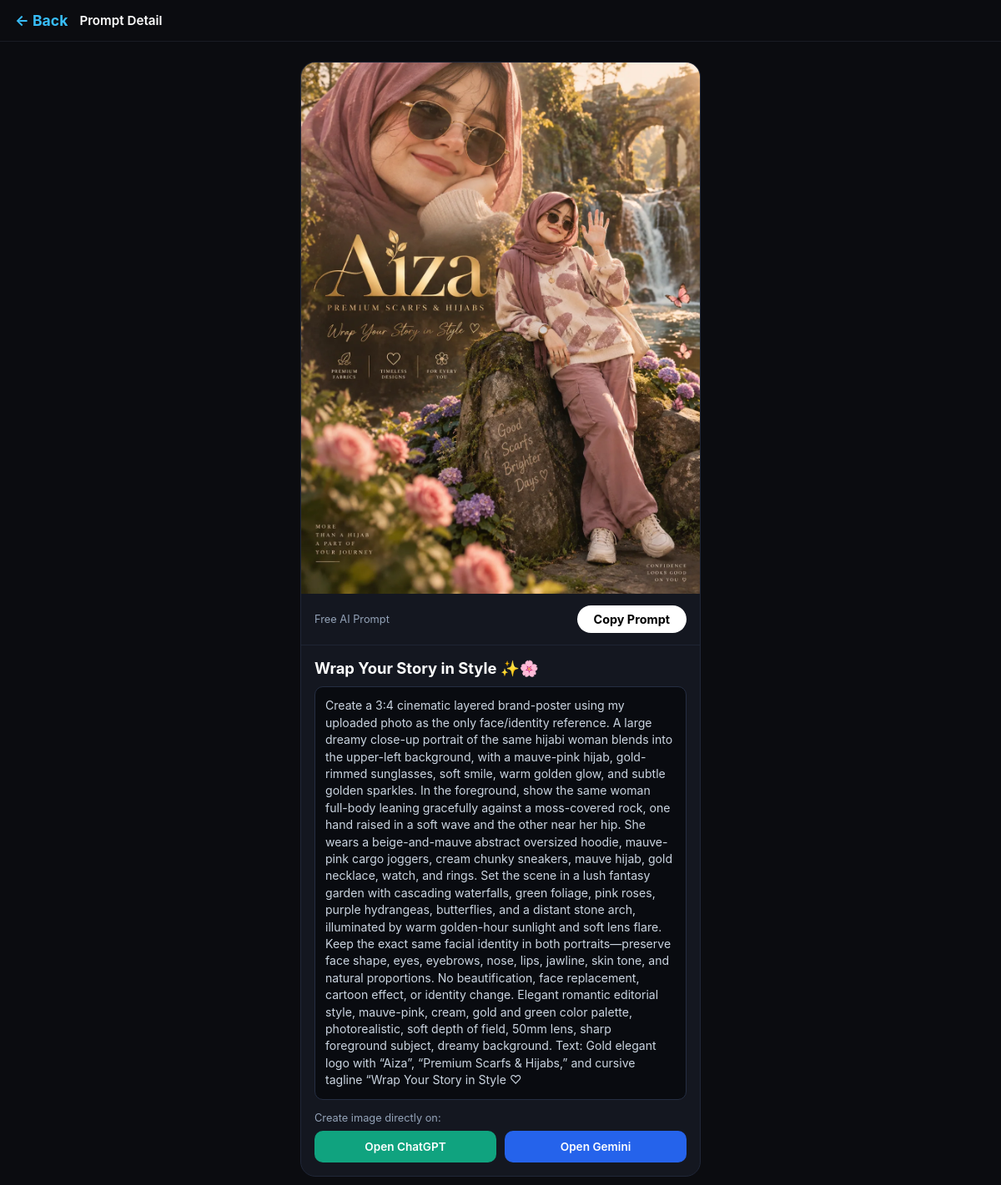
Page /view.php?id=1 on the committed database.
### tables this page shows
CREATE TABLE prompts (
    id INTEGER PRIMARY KEY AUTOINCREMENT,
    title TEXT NOT NULL,
    creator TEXT NOT NULL,
    prompt TEXT NOT NULL,
    image_url TEXT NOT NULL,
    likes INTEGER DEFAULT 0,
    comments INTEGER DEFAULT 0,
    shares INTEGER DEFAULT 0,
    created_at DATETIME DEFAULT CURRENT_TIMESTAMP
, category TEXT DEFAULT 'Trending Prompt');

### view.php (the view, shortened to what this page needs)
<?php
$db = new PDO('sqlite:' . __DIR__ . '/faymas.db');
$id = isset($_GET['id']) ? (int)$_GET['id'] : 0;
$stmt = $db->prepare("SELECT * FROM prompts WHERE id = ?");
$stmt->execute([$id]);
$item = $stmt->fetch(PDO::FETCH_ASSOC);
?>
<!DOCTYPE html>
<html lang="en">
<head>
</head>
<body>
    <header class="view-header">
        <a href="index.php" class="btn-back">&#8592; Back</a>
        <div style="font-size: 0.95rem; font-weight: 600;">Prompt Detail</div>
    </header>
    <div style="padding: 10px;">
        <div class="post-card">
            <img src="<?= htmlspecialchars($item['image_url']) ?>" alt="Prompt Image">
            <div class="action-bar">
                <span style="font-size:0.8rem; color:#94a3b8;">Free AI Prompt</span>
                <button class="btn-copy" onclick="copyPrompt()">Copy Prompt</button>
            </div>
            <div class="prompt-content">
                <div class="prompt-title"><?= htmlspecialchars($item['title']) ?></div>
                <div class="prompt-box" id="promptText"><?= htmlspecialchars($item['prompt']) ?></div>
                <div style="font-size: 0.8rem; color: #94a3b8; margin-bottom: 8px;">Create image directly on:</div>
                <div class="ai-buttons">
                    <a href="https://chatgpt.com" target="_blank" class="btn-ai chatgpt">Open ChatGPT</a>
                    <a href="https://gemini.google.com" target="_blank" class="btn-ai gemini">Open Gemini</a>
                </div>
            </div>
        </div>
    </div>
</body>
</html>

### view.php (style rules this page uses)
* { margin: 0; padding: 0; box-sizing: border-box; font-family: -apple-system, BlinkMacSystemFont, "Segoe UI", Roboto, sans-serif; }
body { background: #0b0c10; color: #fff; padding-bottom: 30px; }
.view-header { position: sticky; top: 0; background: rgba(11, 12, 16, 0.95); padding: 14px 18px; display: flex; align-items: center; border-bottom: 1px solid #1a1c23; z-index: 100; }
.btn-back { color: #38bdf8; text-decoration: none; font-size: 1.1rem; margin-right: 14px; font-weight: 700; }
.post-card { max-width: 480px; margin: 14px auto; background: #141720; border-radius: 18px; overflow: hidden; border: 1px solid #202738; }
.post-card img { width: 100%; display: block; }
.action-bar { display: flex; justify-content: space-between; align-items: center; padding: 14px 16px; border-bottom: 1px solid #1e2433; }
.btn-copy { background: #ffffff; color: #000; border: none; padding: 8px 20px; border-radius: 20px; font-weight: 700; font-size: 0.9rem; cursor: pointer; }
.prompt-content { padding: 16px; }
.prompt-title { font-size: 1.15rem; font-weight: 700; margin-bottom: 10px; }
.prompt-box { background: #090b10; border: 1px solid #252e42; padding: 12px; border-radius: 10px; font-size: 0.88rem; line-height: 1.45; color: #cbd5e1; margin-bottom: 14px; }
.ai-buttons { display: flex; gap: 10px; }
.btn-ai { flex: 1; text-align: center; padding: 11px; border-radius: 10px; text-decoration: none; font-size: 0.85rem; font-weight: 600; color: #fff; }
.chatgpt { background: #10a37f; }
.gemini { background: #2563eb; }

### rows in the picture
prompts: image_url (picture), title "Wrap Your Story in Style ✨🌸", prompt "Create a 3:4 cinematic layered brand-poster using my uploaded photo as the only face/identity reference. A large dreamy close-up portrait of the same hijabi woman blends into the upper-left background, with a mauve-pink hijab, gold-rimmed sunglasses, soft smile, warm golden glow, and subtle golden sparkles. In the foreground, show the same woman full-body leaning gracefully against a moss-covered rock, one hand raised in a soft wave and the other near her hip. She wears a beige-and-mauve abstract oversized hoodie, mauve-pink cargo joggers, cream chunky sneakers, mauve hijab, gold necklace, watch, and rings. Set the scene in a lush fantasy garden with cascading waterfalls, green foliage,…"
